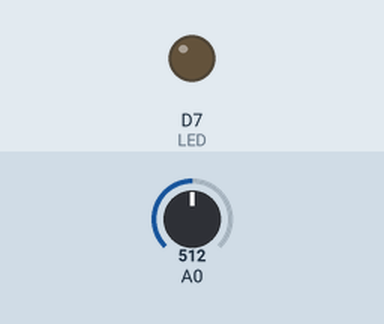
Simulated run of this sketch. Board: ESP8266 (NodeMCU). On the bench: output pins drawn as LEDs (lit = HIGH). Inputs (shaded band) come from the test bench; at power-on: A0 = 512. WiFi joins after 1.5 s; servers stay silent unless stated; what the sketch prints to the serial monitor is not drawn.

Above: at 0.1 s.
At 4.3 s:
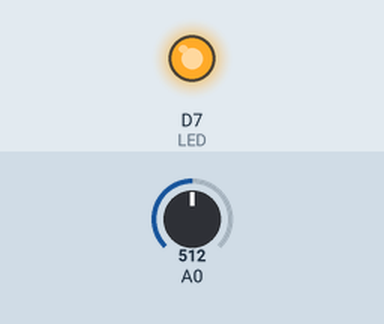
Timing chart, 0 to 5.8 s (numbered marks = the images above):
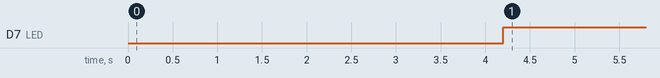

Measured:
- by itself, D7 (LED): LOW → HIGH at 4.2 s

The sketch:

OTI_Light_Switching_Project.ino
```cpp
#include <ESP8266WiFi.h>
#include <ESP8266HTTPClient.h>
#define LED D7

/* esp8266 credentials */
WiFiClient wifiClient;
char* ssid = "RCA-WiFii";
char* passwd = "@rca@2023";
const char* host = "https://projects.benax.rw";

/*
  patterns
  0 - orange
  1 - red
  2 - flash simultaneously
  3 - fade simultaneously
  4 - flash orange
  5 - flash red
  6 - fade orange
  7 - fade red
  99 - none
  100 - all
*/

int pattern = 0;

/* fading variables */
int brightness = 0;    // how bright the LED is
int fadeAmount = 7;    // how many points to fade the LED by

void setup() {
  pinMode(D7, OUTPUT); //green for connection
  digitalWrite(D7, LOW);
  Serial.begin(9600);
  connectToWiFi();
  // server.on("/", [](){
  //     server.send_P(200, "text/html", webpage);
  //     if(server.arg("pattern")){
  //       pattern = server.arg("pattern").toInt();
  //     }
  //     else {
  //       pattern = 0;
  //     }
  //   }
  // );
  // server.begin();
  delay(1000);
}

void connectToWiFi(){
  WiFi.mode(WIFI_OFF); //This prevents reconnection issue
  delay(1000);
  WiFi.mode(WIFI_STA); //This hides the viewing of ESP as wifi hotspot
  // WiFi.begin(ssid, passwd); //Connect to your WiFi router
  WiFi.begin("Benax-WiFi(2.4G)","Rc@Nyabihu2023");
  while (WiFi.status() != WL_CONNECTED){
    delay(1000);
    Serial.print(".");
  }
  Serial.println("Connected To benax !");
}

void processResponse(){
  HTTPClient http;
  String Link = "http://iot.benax.rw/projects/608294f70034decc51359fdaa125255f/oti/get_status.php";
  http.begin(wifiClient,Link);     //Specify request destination
  int httpCode = http.GET();            //Send the request
  String payload = http.getString();    //Get the response payload
  Serial.println(httpCode);
  Serial.println("> "+payload);
  if(payload == "ON"){
    digitalWrite(LED,LOW);
  }else{
    digitalWrite(LED,HIGH);
  }    //Print request response payload
  http.end();  //Close connection
}

void getStatus( const char* filepath){
  Serial.println("Getting status... ");
  wifiClient.println("GET " + (String)filepath + " HTTP/1.1");
  wifiClient.println("Host: " + (String)host);
  wifiClient.println("User-Agent: ESP8266/1.0");
  wifiClient.println("Content-Type: application/txt");
  wifiClient.println("Content-Length: 0");
  wifiClient.println();
  getFeedback("Success");
}

void getFeedback(String success_msg){
  String datarx;
  while (wifiClient.connected()){
    String line = wifiClient.readStringUntil('\n');
    if (line == "\r") {
      break;
    }
  }
  Serial.print(wifiClient.available());
  while (wifiClient.available()){
    datarx += wifiClient.readStringUntil('\n');
    Serial.println(datarx);
  }

  if(datarx.indexOf(success_msg) >= 0){
    Serial.println("Data Transferred.\n");
  } else {
    Serial.println("Data Transfer Failed.\n");
  }
  datarx = "";
}

// the loop function runs over and over again forever
void loop() {
  processResponse();
  int analogValue = analogRead(A0);
  Serial.print("Analog reading: ");
  Serial.print(analogValue);   // the raw analog reading
  delay(1000);
}
```
